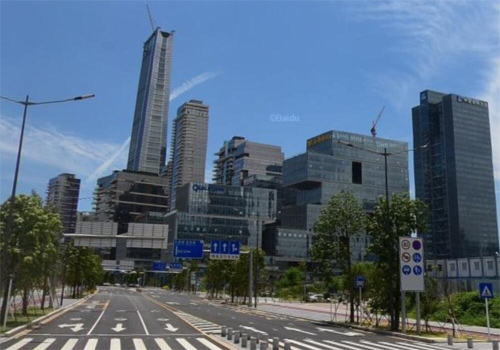
%> input picture Image/001.jpg, 500 x 350 px
$ octave main.m   (GNU Octave 9; MATLAB toolbox functions it lacks are replaced by stand-ins)
%> lines starting %> are read from the running program, lines starting %| are printed output that depends on the picture
### one_scale_candidates.m
function [DOG,Gaussian,Candidates,octaves]=one_scale_candidates(img,sigma1,sigma2,r,octaves)
%Step 1: Generating Difference of Gaussian
    %  Octaves = 5;
    %  1 DoG per octave, generating from two blurred images.

    %1.1 Initialization
    %get the maximum octaves that can be implemented on the given image.
    [h,w]=size(img);
    flag=false;
    while flag==false
        if(1/((2)^octaves)*h>r*2+1||1/((2)^octaves)*w>r*2+1)
            flag=true;
        else
            octaves=octaves-1;
%             warndlg('Too many octaves. Automatically changed octaves.','Too many Octaves')
        end
    end
    DOG=cell(octaves,1);%Storing the whole DOG
    Gaussian=cell(octaves,1);%Storing pyramid images
    Candidates=cell(octaves,1);%Storing the index for candidates
    %1.2 Generating DOG
    sampled_image=img;
    for octave = 1:octaves
        %1.2.1 Generating Difference of Gaussian
        GFilter1 = fspecial('gaussian',[5 5],sigma1);
        GFilter2 = fspecial('gaussian',[5 5],sigma2);
        blur1=imfilter(sampled_image,GFilter1,'replicate'); %this scale of Gaussian
        blur2=imfilter(sampled_image,GFilter2,'replicate'); %last scale of Gaussian
        DOG{octave,1}=blur2-blur1;
        Gaussian{octave,1}=blur1;

        %1.2.2 Downsample the image by taking the average
        sampled_image = imresize(sampled_image,1/2,'bilinear');
    end

    %Step 2: Candidates Localization
    %  window size = 3 (mask size)
    %  radius[relating to window size] = 2
    %  threshold = 2, eliminating the 0 and 1

    %  meaning of varaibles
    % y_ind: y index , referring the location of extreme value.
    % x_ind: x index , referring the location of extreme value.
    % index: point index
    % maxmum: logical vector, maxmum pts are 1
    % mask: mark the neighbours of a pixel
    % y_mask, x_mask: the index of neighbours
    % Candidates{octave,1}: storing the combinationg of y,x index

    for octave=1:octaves
        pad=DOG{octave,1};
        [h,w]=size(pad);
        center_pad = pad(1+r:h-r, 1+r:w-r);

        [y_ind,x_ind]=find(center_pad>1);
        y_ind=y_ind+r;
        x_ind=x_ind+r;
        index = y_ind+(x_ind-1)*h; %points' index

        %neighbours mask
        mask=ones(2*r+1,2*r+1);
        mask(r+1,r+1)=0;
        [y,x]=find(mask);
        y=y-r-1; x=x-r-1;%centralize

        %test for max within neighbours
        maxmum=ones(length(index),1);
        % Finding out the extreme points:
        % since I utilized vectors, so these two lines are much more faster
        % than the ones use a big block of for-loop finding out the maxmum
        % points.
        % Copy Right: this idea was found in http://www.pudn.com. Genuis!!!
        for i=1:length(x)
            neighbour_index = index + y(i) + x(i)*h; %neighbours
            maxmum = maxmum & pad(index)>pad(neighbour_index);
        end
        y_ind = y_ind(maxmum);
        x_ind = x_ind(maxmum);
        index = y_ind+(x_ind-1)*h;
        Candidates{octave,1}=[y_ind,x_ind,index];
    end

    %Step 3: Refining Candidates
    %  DOG has strong response along edge

    % 1.1calculating Hessian Matrix of each layer
    lambda=10;
    for octave =1:octaves
        img=Gaussian{octave,1};
        %Hessian Matrix
        [dx,dy]=gradient(double(img));
        [dxx,dxy]=gradient(dx);
        [dyx,dyy]=gradient(dy);
        tr_H=dxx+dyy;
        det_H=dxx.*dyy-dxy.*dyx;
        response=tr_H.*tr_H./det_H;
        threshold=(lambda+1)^2/lambda;
        %the logical matrix for low response
        pad_response=response<threshold; %eliminating points if r > 10

        %the logical matrix for extreme points
        pad_extreme= false(size(pad_response));
        temp=Candidates{octave,1};
        index=temp(:,3);
        pad_extreme(index)=1;

        %the final logical matrix
        pad_extreme = pad_extreme & pad_response;
        index=find(pad_extreme);
        [h,~]=size(img);
        y_ind=mod(index,h);
        x_ind=floor(index/h)+1;
        Candidates{octave,1}=[y_ind,x_ind,index];
    end
end

% [6 lines left out: function show_candidates, not called in this run]


### multi_scale_features.m


function [Descriptors,Feature_Points] = multi_scale_features(img)
    % Notice: Data Structure:
    %   1.Different Scale [Gaussians,Candidates]
    %   {
    %       2.Each Scale in different octave [gaussian,candidate]
    %   }
    % Reason: to speed up the algorithm
    sigma1=1.6;
    sigma2=2.26;
    r=5;
    octaves=4;
    scales=6;
    Gaussians=cell(scales,1);
    Candidates=cell(scales,1);
    DOGs=cell(scales,1);
    %Features will store the location of final feature points.
    Features=cell(octaves,1);

    %Step 1. Generating Candidates
    for scale = 1:scales
        sigma1=sigma1*1.414;
        sigma2=sigma2*1.414;

        [DOG,gaussian,candidate,octaves]=one_scale_candidates(img,sigma1,sigma2,r,octaves);
        Gaussians{scale,1}=gaussian;
        Candidates{scale,1}=candidate;
        DOGs{scale,1}=DOG;
    end

    %Step 2. Testing Candidates across different scales
    for octave = 1:octaves
        features=cell(scales,1);
        for scale = 1:scales-2
            dog_1=DOGs{scale,1}{octave,1};
            dog_2=DOGs{scale+1,1}{octave,1};
            dog_3=DOGs{scale+2,1}{octave,1};
            if(scale==1)                  %Test candidate -- first scale
                features{1,1}=Candidates{1,1}{octave,1};
            elseif(scale==scales-2)       %Test candidate -- last scale
                features{scales,1}=Candidates{scales,1}{octave,1};
            else                          %Test candidate -- middle scale
                cand_2=Candidates{scale,1}{octave,1};
                flag=false(size(cand_2,1),1);
                for i = 1:size(cand_2,1)
                    yp=cand_2(i,1);
                    xp=cand_2(i,2);
                    cand_value=dog_2(yp,xp);
                    neighbor_values=[dog_1(yp-r:yp+r,xp-r:xp+r);dog_2(yp-r:yp+r,xp-r:xp+r);dog_3(yp-r:yp+r,xp-r:xp+r)];
                    neighbor=neighbor_values(:);
                    if(max(neighbor)==cand_value)
                        % delete the false candidate
                        flag(i,:)=1;
                    end
                end
                cand_2=cand_2(flag,:);
                features{scale+1,1}=cand_2;
            end
        end
        Features{octave,1}=features;
    end

    Features=Candidates;
    %Step 4: Generating descriptors:
    features_num=0;
    for scale = 1:scales
        for octave = 1:octaves
            features=Features{octave,1};
            features_num=features_num+length(features);
        end
    end
    Descriptors = zeros(features_num,128);
    Feature_Points = zeros(features_num,3);%storing the final feature points.(x,y,layer)

    cnt=0;
    dir_num=36;
    dir_step=2*pi/dir_num;
    direction=-pi+dir_step:dir_step:pi;
    direction_descriptor=-pi+(2*pi/8):(2*pi/8):pi;
    GFilter1 = fspecial('gaussian',[2*r+1 2*r+1],sigma1);%weights
    for scale = 1:scales
        for octave = 1:octaves
            img=Gaussians{scale,1}{octave,1};%
            features=Features{scale,1}{octave,1};
            [dx,dy]=gradient(double(img));

            for i = 1:size(features,1)

                %4.1 find out the direction(theta) and magnitude of gradients

                y=features(i,1);
                x=features(i,2);
                pad_y=GFilter1.*dy(y-r:y+r,x-r:x+r);
                pad_x=GFilter1.*dx(y-r:y+r,x-r:x+r);%weighted gradients
                pad_y=pad_y(:);
                pad_x=pad_x(:);%convert to 1 dim
                %magnitude
                m=sqrt((pad_x.^2+pad_y.^2));
                %theta
                theta=atan(pad_x./pad_y);
                hist_theta=hist(theta,direction);
                %find the peaks
                peaks_sift=find(max(hist_theta)==hist_theta);
                if(length(peaks_sift)>2)%vulnerable points
                    continue
                end
                cnt=cnt+1;
                [~,peak_pos]=sort(hist_theta);
                len=length(peak_pos);
                %find two peaks for each points.
                peak_1=peak_pos(len);
                peak_2=peak_pos(len-1);

                %4.2 generating descriptors

                %first peak
                r=int16(r);
                descriptor_1=zeros(128,1);
                theta_1=mod(theta-direction(peak_1)+pi,2*pi) - pi;
                theta_1=reshape(theta_1,2*r+1,2*r+1);
                seed_1 = theta_1(1          :	r/2     ,	1	:	r/2);
                seed_2 = theta_1(r/2+1      :	r+1     ,	1	:	r/2);
                seed_3 = theta_1(r+1        :	r+r/2+1 ,	1	:	r/2);
                seed_4 = theta_1(r+r/2+2	:	2*r+1	,	1	:	r/2);

                seed_5 = theta_1(1          :	r/2     ,	r/2+1	:	r+1);
                seed_6 = theta_1(r/2+1      :	r+1     ,	r/2+1	:	r+1);
                seed_7 = theta_1(r+1        :	r+r/2+1 ,	r/2+1	:	r+1);
                seed_8 = theta_1(r+r/2+2	:	2*r+1	,	r/2+1	:	r+1);

                seed_9 = theta_1(1         :	r/2     ,	r+1      :	r+r/2+1);
                seed_10 =theta_1(r/2+1      :	r+1     ,	r+1      :	r+r/2+1);
                seed_11 =theta_1(r+1        :	r+r/2+1 ,	r+1      :	r+r/2+1);
                seed_12 =theta_1(r+r/2+2	:	2*r+1	,	r+1      :	r+r/2+1);

                seed_13 =theta_1(1         :	r/2     ,	r+r/2+2	:	2*r+1);
                seed_14 =theta_1(r/2+1      :	r+1     ,	r+r/2+2	:	2*r+1);
                seed_15 =theta_1(r+1        :	r+r/2+1 ,	r+r/2+2	:	2*r+1);
                seed_16 =theta_1(r+r/2+2	:	2*r+1	,	r+r/2+2	:	2*r+1);

                descriptor_1(1:8)=hist(seed_1(:),direction_descriptor);
                descriptor_1(9:16)=hist(seed_2(:),direction_descriptor);
                descriptor_1(17:24)=hist(seed_3(:),direction_descriptor);
                descriptor_1(25:32)=hist(seed_4(:),direction_descriptor);

                descriptor_1(33:40)=hist(seed_5(:),direction_descriptor);
                descriptor_1(41:48)=hist(seed_6(:),direction_descriptor);
                descriptor_1(49:56)=hist(seed_7(:),direction_descriptor);
                descriptor_1(57:64)=hist(seed_8(:),direction_descriptor);

                descriptor_1(65:72)=hist(seed_9(:),direction_descriptor);
                descriptor_1(73:80)=hist(seed_10(:),direction_descriptor);
                descriptor_1(81:88)=hist(seed_11(:),direction_descriptor);
                descriptor_1(89:96)=hist(seed_12(:),direction_descriptor);

                descriptor_1(97:104)=hist(seed_13(:),direction_descriptor);
                descriptor_1(105:112)=hist(seed_14(:),direction_descriptor);
                descriptor_1(113:120)=hist(seed_15(:),direction_descriptor);
                descriptor_1(121:128)=hist(seed_16(:),direction_descriptor);
                Descriptors(cnt,:)=descriptor_1;
                scale=2^(octave-1);
                Feature_Points(cnt,:)=[y*scale,x*scale,octave];

                cnt=cnt+1;
                % second peak
                descriptor_2=zeros(128,1);
                theta_2=mod(theta-direction(peak_2)+pi,2*pi) - pi;
                theta_2=reshape(theta_2,2*r+1,2*r+1);
                seed_1 = theta_2(1          :	r/2     ,	1	:	r/2);
                seed_2 = theta_2(r/2+1      :	r+1     ,	1	:	r/2);
                seed_3 = theta_2(r+1        :	r+r/2+1 ,	1	:	r/2);
                seed_4 = theta_2(r+r/2+2	:	2*r+1	,	1	:	r/2);

                seed_5 = theta_2(1          :	r/2     ,	r/2+1	:	r+1);
                seed_6 = theta_2(r/2+1      :	r+1     ,	r/2+1	:	r+1);
                seed_7 = theta_2(r+1        :	r+r/2+1 ,	r/2+1	:	r+1);
                seed_8 = theta_2(r+r/2+2	:	2*r+1	,	r/2+1	:	r+1);

                seed_9 = theta_2(1         :	r/2     ,	r+1      :	r+r/2+1);
                seed_10 =theta_2(r/2+1      :	r+1     ,	r+1      :	r+r/2+1);
                seed_11 =theta_2(r+1        :	r+r/2+1 ,	r+1      :	r+r/2+1);
                seed_12 =theta_2(r+r/2+2	:	2*r+1	,	r+1      :	r+r/2+1);

                seed_13 =theta_2(1         :	r/2     ,	r+r/2+2	:	2*r+1);
                seed_14 =theta_2(r/2+1      :	r+1     ,	r+r/2+2	:	2*r+1);
                seed_15 =theta_2(r+1        :	r+r/2+1 ,	r+r/2+2	:	2*r+1);
                seed_16 =theta_2(r+r/2+2	:	2*r+1	,	r+r/2+2	:	2*r+1);

                descriptor_2(1:8)=hist(seed_1(:),direction_descriptor);
                descriptor_2(9:16)=hist(seed_2(:),direction_descriptor);
                descriptor_2(17:24)=hist(seed_3(:),direction_descriptor);
                descriptor_2(25:32)=hist(seed_4(:),direction_descriptor);

                descriptor_2(33:40)=hist(seed_5(:),direction_descriptor);
                descriptor_2(41:48)=hist(seed_6(:),direction_descriptor);
                descriptor_2(49:56)=hist(seed_7(:),direction_descriptor);
                descriptor_2(57:64)=hist(seed_8(:),direction_descriptor);

                descriptor_2(65:72)=hist(seed_9(:),direction_descriptor);
                descriptor_2(73:80)=hist(seed_10(:),direction_descriptor);
                descriptor_2(81:88)=hist(seed_11(:),direction_descriptor);
                descriptor_2(89:96)=hist(seed_12(:),direction_descriptor);

                descriptor_2(97:104)=hist(seed_13(:),direction_descriptor);
                descriptor_2(105:112)=hist(seed_14(:),direction_descriptor);
                descriptor_2(113:120)=hist(seed_15(:),direction_descriptor);
                descriptor_2(121:128)=hist(seed_16(:),direction_descriptor);
                Descriptors(cnt,:)=descriptor_2;
                scale=(2)^(octave-1);
                Feature_Points(cnt,:)=[y*scale,x*scale,octave];
            end
        end
    end
end

### main.m
%Announcement: Yaowei Ma(ID:2016302590151) finished all of the following
%code (except the idea of www.pudn.com) by himself.
%2019.5.7.

clear
% parpool%Comment it if you don't need parallel computing.
%Read Images

img1_origin=imread('Image/001.jpg');
%> img1_origin is the input picture: size 350x500x3 uint8; mean R, G, B 85.6, 104.5, 124.9
disp('(1/5) Finish loading image 1.')
if size(img1_origin,3) > 1
    img1 = rgb2gray(img1_origin);
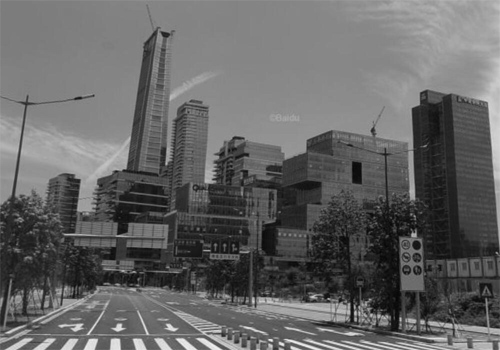
%> img1: size 350x500 uint8; min 5, max 240, mean 101.1
end
[Descriptors_1,Feature_Points_1]=multi_scale_features(img1);
%> after the loop in multi_scale_features, `for scale = 1:scales`: Candidates = 6 items; sigma1 = 12.79; sigma2 = 18.06
%> the loop in multi_scale_features, `for octave = 1:octaves` made 4 passes
%> after the loop in multi_scale_features, `for octave = 1:octaves`: Features = 4 items; cand_value = 0; features = {[24 9 376; 33 19 825], [], [], [], [], []}; neighbor = 363 values, max 2 at index 171, min 0 at index 1, mean 0.102; xp = 54; yp = 15
%> in multi_scale_features, `Features=Candidates;`: Features = 6 items
%> after the loop in multi_scale_features, `for scale = 1:scales`: features_num = 96
%> in multi_scale_features, `Descriptors = zeros(features_num,128);`: Descriptors: size 96x128 double; every value is 0
%> after the loop in multi_scale_features, `for scale = 1:scales`:
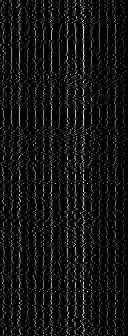
%> Descriptors: size 336x128 double; min 0, max 16, mean 1.12; drawn with min black and max white
%> after the loop in multi_scale_features, `for scale = 1:scales`: Feature_Points = 336 rows, first 12: [153 20 1; 153 20 1; 224 20 1; 224 20 1; 308 25 1; 308 25 1; 104 27 1; 104 27 1; 256 27 1; 256 27 1; 303 35 1; 303 35 1]; cnt = 336; descriptor_1 = 128 values, max 11 at index 70, min 0 at index 1, mean 1.12; descriptor_2 = 128 values, max 11 at index 52, min 0 at index 2, mean 1.12; r = 5
%> Feature_Points_1 has the same summary as Feature_Points in multi_scale_features
disp('(2/5) Finish generating descriptors for image 1.')

img2_origin=imread('Image/002.jpg');
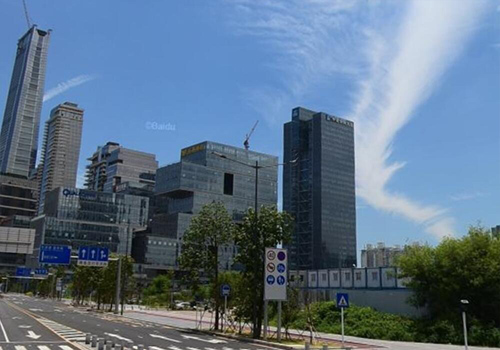
%> input picture Image/002.jpg, 500 x 350 px
%> img2_origin is the input picture: size 350x500x3 uint8; mean R, G, B 91.2, 112.2, 133.1
disp('(3/5) Finish loading image 2.')
if size(img2_origin,3) > 1
    img2 = rgb2gray(img2_origin);
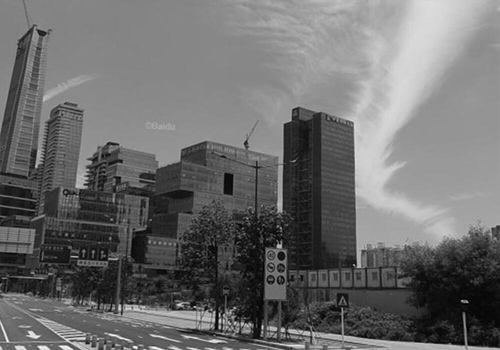
%> img2: size 350x500 uint8; min 1, max 254, mean 108.3
end
[Descriptors_2,Feature_Points_2]=multi_scale_features(img2);
%> the loop in multi_scale_features (call 2), `for octave = 1:octaves` made 4 passes
%> after the loop in multi_scale_features (call 2), `for octave = 1:octaves`: Features = 4 items; features = {[21 14 593; 33 44 1925], [], [], [], [], []}; neighbor = 363 values, max 2 at index 171, min 0 at index 1, mean 0.11; xp = 209; yp = 170
%> in multi_scale_features (call 2), `Features=Candidates;`: Features = 6 items
%> after the loop in multi_scale_features (call 2), `for scale = 1:scales`:
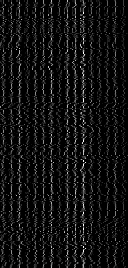
%> Descriptors: size 268x128 double; min 0, max 16, mean 1.12; drawn with min black and max white
%> after the loop in multi_scale_features (call 2), `for scale = 1:scales`: Feature_Points = 268 rows, first 12: [58 17 1; 58 17 1; 244 18 1; 244 18 1; 117 25 1; 117 25 1; 119 32 1; 119 32 1; 70 34 1; 70 34 1; 64 35 1; 64 35 1]; cnt = 268; descriptor_1 = 128 values, max 11 at index 84, min 0 at index 1, mean 1.1; descriptor_2 = 128 values, max 11 at index 52, min 0 at index 1, mean 1.1
%> Feature_Points_2 has the same summary as Feature_Points in multi_scale_features
disp('(4/5) Finish generating descriptors for image 2.')

img=[img1_origin,img2_origin];
imshow(img);
hold on;
[h,w]=size(img1);
%> h = 350; w = 500
% [6 lines of commented-out code are left out]

flag_1=zeros(size(Feature_Points_1,1),1);
flag_2=zeros(size(Feature_Points_2,1),1);

for i = 1:size(Feature_Points_1,1)

    diff=Descriptors_2-Descriptors_1(i,:);
    distance=sum(abs(diff).^2,2);
    if(isempty(distance))
        continue
    end
    [dists,locs]=sort(distance);
    loc_1=locs(1);
    loc_2=locs(2);
    dist_1=dists(1);
    dist_2=dists(2);
    plot(Feature_Points_1(i,2),Feature_Points_1(i,1),'g+');
    hold on;
    plot(Feature_Points_2(loc_1,2)+w,Feature_Points_2(loc_1,1),'g+');
    hold on;
    if(dist_2/dist_1>1.4)
        flag_1(i)=loc_1;
        plot(Feature_Points_1(i,2),Feature_Points_1(i,1),'ro');
        hold on;
        plot(Feature_Points_2(loc_1,2)+w,Feature_Points_2(loc_1,1),'ro');
        hold on;
        plot([Feature_Points_1(i,2),Feature_Points_2(loc_1,2)+w],[Feature_Points_1(i,1),Feature_Points_2(loc_1,1)],'Color','r');
        hold on;
    end
end
%> this loop made 336 passes
%> (loc_1, loc_2, dist_1, dist_2) on passes 1 to 3: (29, 11, 293, 304), (29, 11, 283, 306), (115, 212, 425, 434)
%> after the loop, flag_1 = 336 values, max 222 at index 268, min 0 at index 1, mean 9.44


for i = 1:size(Feature_Points_2,1)

    diff=Descriptors_1-Descriptors_2(i,:);
    distance=sum(abs(diff).^2,2);
    if(isempty(distance))
        continue
    end
    [dists,locs]=sort(distance);
    loc_1=locs(1);
    loc_2=locs(2);
    dist_1=dists(1);
    dist_2=dists(2);
    plot(Feature_Points_2(i,2)+w,Feature_Points_2(i,1),'g+');
    hold on;
    plot(Feature_Points_1(loc_1,2),Feature_Points_1(loc_1,1),'g+');
    hold on;
    if(dist_2/dist_1>1.4)
        flag_2(i)=loc_1;
        plot(Feature_Points_2(i,2)+w,Feature_Points_2(i,1),'ro');
        hold on;
        plot(Feature_Points_1(loc_1,2),Feature_Points_1(loc_1,1),'ro');
        hold on;
        plot([Feature_Points_1(loc_1,2),Feature_Points_2(i,2)+w],[Feature_Points_1(loc_1,1),Feature_Points_2(i,1)],'Color','r');
        hold on;
    end
end
%> this loop made 268 passes
%> (loc_1, loc_2, dist_1, dist_2) on passes 1 to 3: (189, 297, 203, 203), (189, 297, 125, 125), (123, 224, 228, 228)
%> pass 1, `diff=Descriptors_1-Descriptors_2(i,:);`:
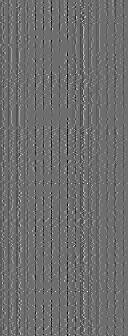
%> diff: size 336x128 double; min -12, max 16, mean 0.0164; drawn with min black and max white
%> after the loop, flag_2 = 268 values, max 268 at index 222, min 0 at index 1, mean 15.67
%> after the loop:
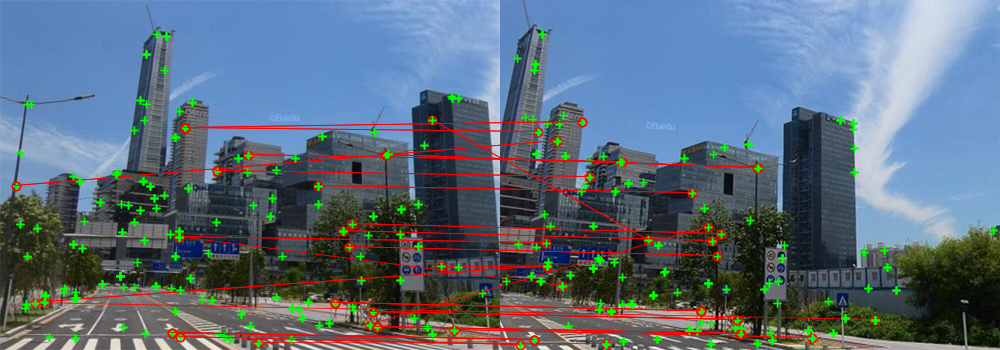
%> figure redrawn from the program's plot data
disp('(5/5) Finish finding homonymy points')
